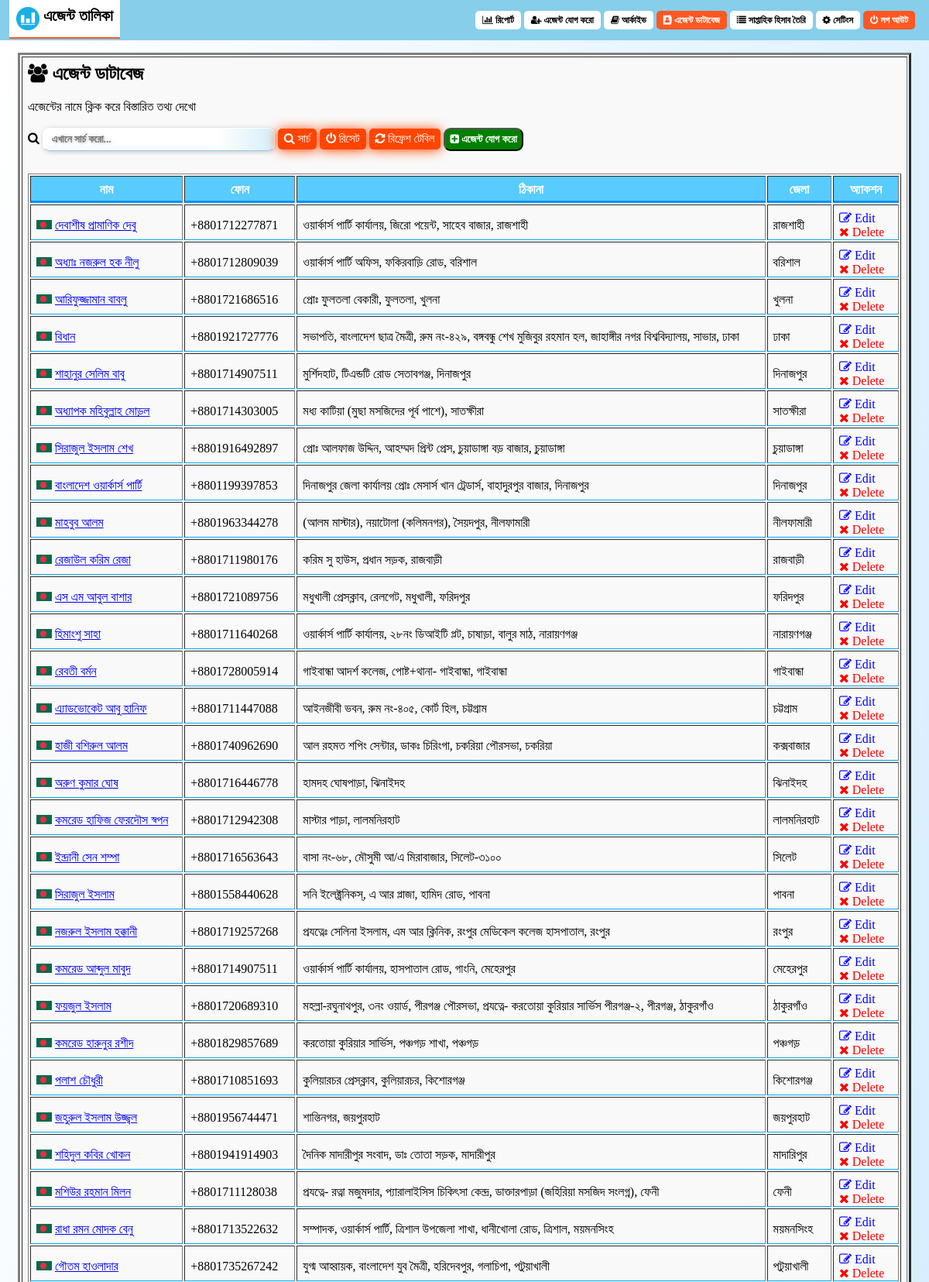
The page /agentdb.php (signed in, upper part) on the database its author committed.
### tables this page shows
CREATE TABLE "settings" (
	`id`	INTEGER PRIMARY KEY AUTOINCREMENT,
	`name`	TEXT,
	`value`	TEXT,
	`textvalue`	TEXT
);

CREATE TABLE "agents" (
	`id`	INTEGER PRIMARY KEY AUTOINCREMENT,
	`name`	TEXT,
	`address`	TEXT,
	`phone`	INTEGER,
	`zillaID`	INTEGER,
	`countryID`	INTEGER,
	`defaultCopies`	INTEGER,
	`whocreated`	TEXT,
	`timestamp`	TEXT
);

CREATE TABLE "country" (
	`id`	INTEGER PRIMARY KEY AUTOINCREMENT,
	`country`	TEXT,
	`svg`	TEXT
);

CREATE TABLE `zilla` (
	`id`	INTEGER PRIMARY KEY AUTOINCREMENT,
	`name`	TEXT,
	`divisionID`	TEXT
);

### agentdb.php (the view, shortened to what this page needs)
<?php
if(!isset($_SESSION['loggedin'])){
	echo "<script>window.open('login.php','_self')</script>";
	} else {
?>
<?php
require("connect_db.php");
?>
<html>
	<head>
		<link rel="stylesheet" type="text/css" href="style.css">
		<link href='login.css' rel='stylesheet'/>
		<link href='orthi-lightbox/orthi-lightbox.css' rel='stylesheet'/>
	</head>
<body onload="hideloader();">
<div id="nav">
	<span class="nav-left">
		<img src="img/
		<?$logo = $db->query('SELECT * FROM settings where name="logo"')->fetchArray(SQLITE3_ASSOC)['value'];?>
		<? echo $logo; ?>" height="30px" style="vertical-align: text-top;"/> এজেন্ট তালিকা
	</span>
	<p class="nav-right">
		<a class="nav-links" href="index.php"><i class="fa fa-bar-chart" aria-hidden="true"></i> রিপোর্ট</a>
		<a class="nav-links" href="addAgentFast.php"><i class="fa fa-user-plus" aria-hidden="true"></i> এজেন্ট যোগ করো</a>
		<a class="nav-links" href="archive.php"><i class="fa fa-book" aria-hidden="true"></i> আর্কাইভ</a>
		<a class="nav-links refresh" href="#"><i class="fa fa-address-book" aria-hidden="true"></i> এজেন্ট ডাটাবেজ</a>
		<a class="nav-links" href="weeklyaccountance.php"><i class="fa fa-list" aria-hidden="true"></i> সাপ্তাহিক হিসাব তৈরি</a>
		<a class="nav-links" href="settings.php"><i class="fa fa-gear" aria-hidden="true"></i> সেটিংস</a>
		<a class="nav-links refresh" href="logout.php"><i class="fa fa-power-off" aria-hidden="true"></i> লগ আউট</a>
	</p>
</div>
<div style="height: 60px"></div>
<table border="3px" width="100%">
	<tr>
		<td>
		<h2><i class="fa fa-users" aria-hidden="true"></i> এজেন্ট ডাটাবেজ</h2>
		এজেন্টের নামে ক্লিক করে বিস্তারিত তথ্য দেখো
		<i class="fa fa-search" aria-hidden="true"></i> <input name="q" onchange="showUser(this.value)" id="a" class="search-area" style="width: 300px;" type="text" placeholder="এখানে সার্চ করো..."/>
		<button class="search-btn" id="srcsbmt" style="font-size: 15px;"><i class="fa fa-search" aria-hidden="true"></i> সার্চ</button>
		<button class="search-btn" onclick="resetinput()" style="font-size: 15px;"><i class="fa fa-power-off" aria-hidden="true"></i> রিসেট</button>
		<button class="search-btn" onclick="resetajax()" style="font-size: 15px;"><i class="fa fa-refresh" aria-hidden="true"></i> রিফ্রেশ টেবিল</button>
		<button onclick="orthi('addAgent.php');" style="background: green; color: white; padding: 5px 6px; border-radius: 9px;"><i class="fa fa-plus-square" aria-hidden="true"></i> এজেন্ট যোগ করো</button>
		<div id="ajaxcont">
		<table width="100%" border="1">
			<tr>
				<th>নাম</th>
				<th>ফোন</th>
				<th>ঠিকানা</th>
				<th>জেলা</th>
				<th>অ্যাকশন</th>
			</tr>
		<?php
			$sql = "SELECT * from agents";
			$result = $db->query($sql);
			while($row = $result->fetchArray(SQLITE3_ASSOC)){
				$zillaid = $row['zillaID'];
				$countryid = $row['countryID'];
				$zillanamequery = "select * from zilla where id='$zillaid'";
				$row2 = $db->query($zillanamequery)->fetchArray(SQLITE3_ASSOC);
				$zilla = $row2['name'];
				$countrynamequery = "select * from country where id='$countryid'";
				$row3 = $db->query($countrynamequery)->fetchArray(SQLITE3_ASSOC);
				$svg = $row3['svg'];
		?>
			<tr>
				<td>
					<span style="white-space:nowrap;">
					<img width="20px" src="img/country/<?php echo $svg;?>"/>
						<a href="agentprofile.php?id=<?php echo $row['id']; ?>&ref=<? echo htmlspecialchars($_SERVER["PHP_SELF"]);?>"><?php echo $row['name']; ?></a>
					</span>
				</td>
				<td>+880<?php echo $row['phone']; ?></td>
				<td><?php echo $row['address']; ?></td>
				<?php if($zillaid == '65'){ echo '<td style="background: red;"><b style="color: white;">জেলা নেই</b></td>'; }else{ echo '<td>'.$zilla.'</td>'; }?>
				<td>
					<a style="color: blue; text-decoration: none;" href="javascript:orthi('editagent.php?id=<?php echo $row['id']; ?>');"><i class="fa fa-pencil-square-o" aria-hidden="true"></i> Edit</a>
					<a style="color: red; text-decoration: none;" onclick="return confirm_alert(this);" href="javascript:deleteagent('<?php echo $row['id']; ?>');"><i class="fa fa-close" aria-hidden="true"></i> Delete</a>
				</td>
			</tr>
		<?php
			}
		?>
		</table>
		</td>
	</tr>
</table>
</body>
</html>
<?php } ?>

### style.css (style rules this page uses)
body { font-family: siyam rupali; font-size: 100%; margin-left: 23px; margin-right: 23px; }
.search-area { width: 300px; border-bottom: 1px solid skyblue; border-radius: 9px 2px 2px 9px; border-top: 1px solid orangered; border-right: 1px solid skyblue; border-left: 1px solid orangered; box-shadow: 1px 1px 15px skyblue; }
.search-btn { background-color: orangered; color: white; padding: 5px 8px; font-size: 15px; font-weight: 200; border-radius: 5px; box-shadow: 0px 1px 15px orangered; border: none; font-family: siyam rupali; }
input[type="text"],[type="email"],[type="number"],[type="url"],[type="password"] { width: 80%; padding: 5px 4px; border: none; font-family: siyam rupali; }
div#nav { color: white; background-color: skyblue; padding: 2px 6px; margin-top: -10px; margin-left: -27px; position: fixed; width: 100%; z-index: 999; }
.nav-links { text-decoration: none; font-weight: bold; color: black; background-color: white; padding: 5px 9px; margin-right: 0px; margin-left: 0px; font-size: 12px; border-radius: 5px; }
.refresh { color: white; font-size: 12px; background-color: #FF5722; }
.nav-right { text-align: right; margin-right: +20px; float: right; }
.nav-left { text-align: left; margin-left: +10px; background: white; padding: 9px 9px; float: left; height: 30px; margin-bottom: 20px; position: fixed; color: black; font-weight: bold; font-size: 20px; border-bottom: 2px solid #ff5722; }
td { background-color: #f9f9f9; border-bottom: 1px solid #03A9F4; padding: 0px 7px; padding-top: 8px; }
th { background-color:#58cbff; border-bottom: 3px solid #0f93fb; padding:5px 19px; padding-top: 8px; color: white; }
button { color: white; background: #ff5722; padding: 3px 13px; font-weight: bold; font-family: siyam rupali; border-radius: 9px; }

### login.css (style rules this page uses)
input[type="text"], [type="password"] { background: linear-gradient(to right, white 75%, skyblue 149%); border-radius: 9px; padding: 6px 11px; border: 1px solid white; border-bottom: 1px solid skyblue; width: 300px; font-weight: bold; text-shadow: 1px 1px 4px rgba(0, 0, 0, 0.29); box-shadow: 1px 1px 6px rgba(0, 0, 0, 0.21); margin-bottom: 11px; font-family: siyam rupali; }
body { background: linear-gradient(to right bottom, white, #c0e4ff); font-family: siyam rupali; }

### rows shown on the page
settings: value (picture)
agents: countryID.svg (picture), name "দেবাশীষ প্রামাণিক দেবু", phone "1712277871", address "ওয়ার্কার্স পার্টি কার্যালয়, জিরো পয়েন্ট, সাহেব বাজার, রাজশাহী", zillaID.name "রাজশাহী"
agents: countryID.svg (picture), name "অধ্যাঃ নজরুল হক নীলু", phone "1712809039", address "ওয়ার্কার্স পার্টি অফিস, ফকিরবাড়ি রোড, বরিশাল", zillaID.name "বরিশাল"
agents: countryID.svg (picture), name "আরিফুজ্জামান বাবলু", phone "1721686516", address "প্রোঃ ফুলতলা বেকারী, ফুলতলা, খুলনা", zillaID.name "খুলনা"
agents: countryID.svg (picture), name "বিধান", phone "1921727776", address "সভাপতি, বাংলাদেশ ছাত্র মৈত্রী, রুম নং-৪২৯, বঙ্গবন্ধু শেখ মুজিবুর রহমান হল, জাহাঙ্গীর নগর বিশ্ববিদ্যালয়, সাভার, ঢাকা", zillaID.name "ঢাকা"
agents: countryID.svg (picture), name "শাহানুর সেলিম বাবু", phone "1714907511", address "মুর্শিদহাট, টিএন্ডটি রোড সেতাবগঞ্জ, দিনাজপুর", zillaID.name "দিনাজপুর"
agents: countryID.svg (picture), name "অধ্যাপক মহিবুল্লাহ মোড়ল", phone "1714303005", address "মধ্য কাটিয়া (মুছা মসজিদের পূর্ব পাশে), সাতক্ষীরা", zillaID.name "সাতক্ষীরা"
agents: countryID.svg (picture), name "সিরাজুল ইসলাম শেখ", phone "1916492897", address "প্রোঃ আলফাজ উদ্দিন, আহম্মদ প্রিন্ট প্রেস, চুয়াডাঙ্গা বড় বাজার, চুয়াডাঙ্গা", zillaID.name "চুয়াডাঙ্গা"
agents: countryID.svg (picture), name "বাংলাদেশ ওয়ার্কার্স পার্টি", phone "1199397853", address "দিনাজপুর জেলা কার্যালয় প্রোঃ মেসার্স খান ট্রেডার্স, বাহাদুরপুর বাজার, দিনাজপুর", zillaID.name "দিনাজপুর"
agents: countryID.svg (picture), name "মাহবুব আলম", phone "1963344278", address "(আলম মাস্টার), নয়াটোলা (কলিমনগর), সৈয়দপুর, নীলফামারী", zillaID.name "নীলফামারী"
agents: countryID.svg (picture), name "রেজাউল করিম রেজা", phone "1711980176", address "করিম সু হাউস, প্রধান সড়ক, রাজবাড়ী", zillaID.name "রাজবাড়ী"
agents: countryID.svg (picture), name "এস এম আবুল বাশার", phone "1721089756", address "মধুখালী প্রেসক্লাব, রেলগেট, মধুখালী, ফরিদপুর", zillaID.name "ফরিদপুর"
agents: countryID.svg (picture), name "হিমাংশু সাহা", phone "1711640268", address "ওয়ার্কার্স পার্টি কার্যালয়, ২৮নং ডিআইটি প্লট, চাষাড়া, বালুর মাঠ, নারায়ণগঞ্জ", zillaID.name "নারায়ণগঞ্জ"
agents: countryID.svg (picture), name "রেবতী বর্মন", phone "1728005914", address "গাইবান্ধা আদর্শ কলেজ, পোষ্ট+থানা- গাইবান্ধা, গাইবান্ধা", zillaID.name "গাইবান্ধা"
agents: countryID.svg (picture), name "এ্যাডভোকেট আবু হানিফ", phone "1711447088", address "আইনজীবী ভবন, রুম নং-৪০৫, কোর্ট হিল, চট্টগ্রাম", zillaID.name "চট্টগ্রাম"
agents: countryID.svg (picture), name "হাজী বশিরুল আলম", phone "1740962690", address "আল রহমত শপিং সেন্টার, ডাকঃ চিরিংগা, চকরিয়া পৌরসভা, চকরিয়া", zillaID.name "কক্সবাজার"
agents: countryID.svg (picture), name "অরুণ কুমার ঘোষ", phone "1716446778", address "হামদহ ঘোষপাড়া, ঝিনাইদহ", zillaID.name "ঝিনাইদহ"
agents: countryID.svg (picture), name "কমরেড হাফিজ ফেরদৌস স্বপন", phone "1712942308", address "মাস্টার পাড়া, লালমনিরহাট", zillaID.name "লালমনিরহাট"
agents: countryID.svg (picture), name "ইন্দ্রানী সেন শম্পা", phone "1716563643", address "বাসা নং-৬৮, মৌসুমী আ/এ মিরাবাজার, সিলেট-৩১০০", zillaID.name "সিলেট"
agents: countryID.svg (picture), name "সিরাজুল ইসলাম", phone "1558440628", address "সনি ইলেক্ট্রনিকস্, এ আর প্লাজা, হামিদ রোড, পাবনা", zillaID.name "পাবনা"
agents: countryID.svg (picture), name "নজরুল ইসলাম হক্কানী", phone "1719257268", address "প্রযত্নেঃ সেলিনা ইসলাম, এম আর ক্লিনিক, রংপুর মেডিকেল কলেজ হাসপাতাল, রংপুর", zillaID.name "রংপুর"
agents: countryID.svg (picture), name "কমরেড আব্দুল মাবুদ", phone "1714907511", address "ওয়ার্কার্স পার্টি কার্যালয়, হাসপাতাল রোড, গাংনি, মেহেরপুর", zillaID.name "মেহেরপুর"
agents: countryID.svg (picture), name "ফয়জুল ইসলাম", phone "1720689310", address "মহল্লা-রঘুনাথপুর, ৩নং ওয়ার্ড, পীরগঞ্জ পৌরসভা, প্রযত্নে- করতোয়া কুরিয়ার সার্ভিস পীরগঞ্জ-২, পীরগঞ্জ, ঠাকুরগাঁও", zillaID.name "ঠাকুরগাঁও"
agents: countryID.svg (picture), name "কমরেড হারুনুর রশীদ", phone "1829857689", address "করতোয়া কুরিয়ার সার্ভিস, পঞ্চগড় শাখা, পঞ্চগড়", zillaID.name "পঞ্চগড়"
agents: countryID.svg (picture), name "পলাশ চৌধুরী", phone "1710851693", address "কুলিয়ারচর প্রেসক্লাব, কুলিয়ারচর, কিশোরগঞ্জ", zillaID.name "কিশোরগঞ্জ"
agents: countryID.svg (picture), name "জহুরুল ইসলাম উজ্জ্বল", phone "1956744471", address "শান্তিনগর, জয়পুরহাট", zillaID.name "জয়পুরহাট"
agents: countryID.svg (picture), name "শহিদুল কবির খোকন", phone "1941914903", address "দৈনিক মাদারীপুর সংবাদ, ডাঃ তোতা সড়ক, মাদারীপুর", zillaID.name "মাদারিপুর"
agents: countryID.svg (picture), name "মশিউর রহমান মিলন", phone "1711128038", address "প্রযত্নে- রত্না মজুমদার, প্যারালাইসিস চিকিৎসা কেন্দ্র, ডাক্তারপাড়া (জহিরিয়া মসজিদ সংলগ্ন), ফেনী", zillaID.name "ফেনী"
agents: countryID.svg (picture), name "রাধা রমন মোদক বেনু", phone "1713522632", address "সম্পাদক, ওয়ার্কার্স পার্টি, ত্রিশাল উপজেলা শাখা, ধানীখোলা রোড, ত্রিশাল, ময়মনসিংহ", zillaID.name "ময়মনসিংহ"
agents: countryID.svg (picture), name "গৌতম হাওলাদার", phone "1735267242", address "যুগ্ম আহ্বায়ক, বাংলাদেশ যুব মৈত্রী, হরিদেবপুর, গলাচিপা, পটুয়াখালী", zillaID.name "পটুয়াখালী"
